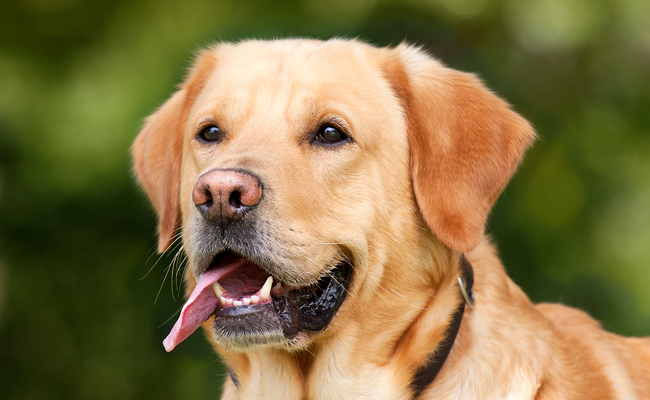
#> input picture project-based-learning/img/labrador.jpg, 650 x 400 px, found by its file name
$ jupyter execute PCA_image_compression.ipynb   (shell and % lines are left out)
#> lines starting #> are read from the running program, lines starting #| are printed output that depends on the picture
<a href="https://colab.research.google.com/github/dinhanhthi/data-science-learning/blob/master/PCA_image_compression.ipynb" target="_parent"></a>

# Image compression using PCA

Most of the codes in this file come from [the slides of Yang](https://note.dinhanhthi.com/files/ml/pca/tutorial4-yang.pdf).

## Load the libraries

[cell 1]
import matplotlib.pyplot as plt
import numpy as np
from sklearn.decomposition import PCA

## Connect to Google Drive

Colab Notebooks' files are store in `/content/drive/My Drive/Colab Notebooks/`.

[cell 2]
from google.colab import drive
drive.mount('/content/drive')

## Load the image

[cell 3]
%cd /content/data-science-learning

[cell 4]
from PIL import Image

fname = '/content/data-science-learning/project-based-learning/img/labrador.jpg';

## FULL COLOR (3 dimenional)
# img = plt.imread(fname)
# plt.imshow(img)
# plt.show()

## GRAYSCALE
img = np.asarray(Image.open(fname).convert("L"))
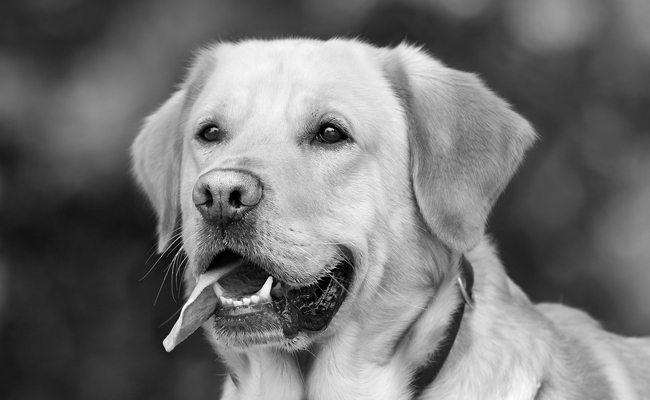
#> img: shape (400, 650); min 0, max 255, mean 115
# If you have an L mode image, that means it is a single channel image - normally
#   interpreted as greyscale. The L means that is just stores the Luminance.
#   It is very compact, but only stores a greyscale, not colour.
plt.imshow(img, cmap='gray', vmin=0, vmax=255)
plt.show()

print(img.shape)
#| (400, 650)

[cell 5]
pca = PCA(n_components=100, svd_solver='full')
pca.fit(img)

nd = pca.transform(img) # transform to 100 dim
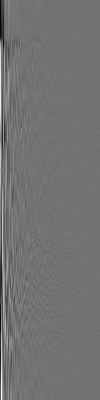
#> nd: shape (400, 100) float64; min -1157.6, max 1405.8, mean 0; drawn with min black and max white
ni = pca.inverse_transform(nd) # transform back to 650
plt.imshow(ni, cmap=plt.cm.gray)
plt.show()

print("np.shape: ", np.shape(nd))
#| np.shape:  (400, 100)
print("ni.shape: ", ni.shape)
#| ni.shape:  (400, 650)
# print (ni)

plt.savefig('./project-based-learning/img/labrador_compress.jpg')
